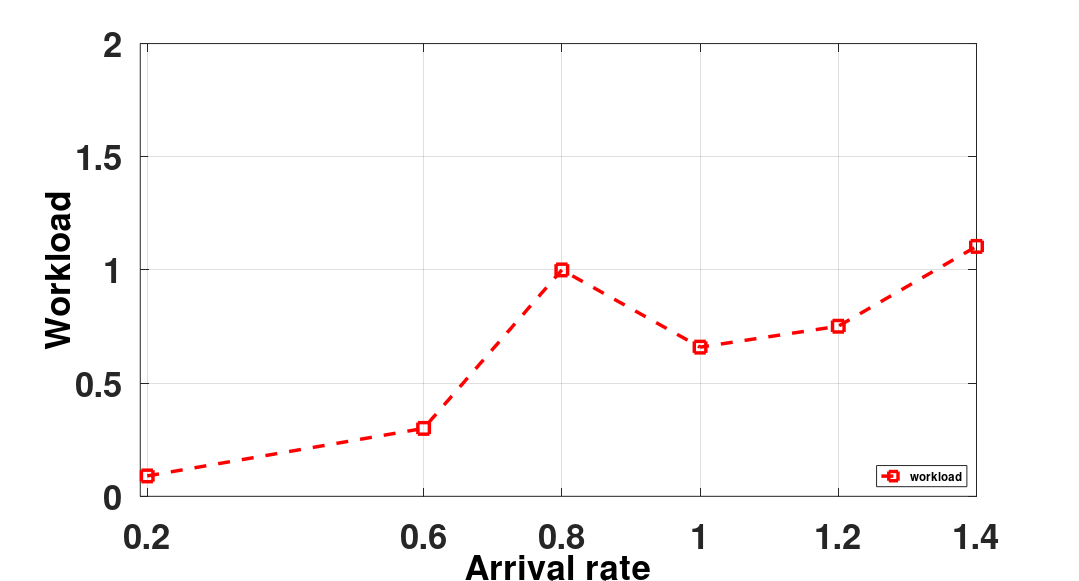
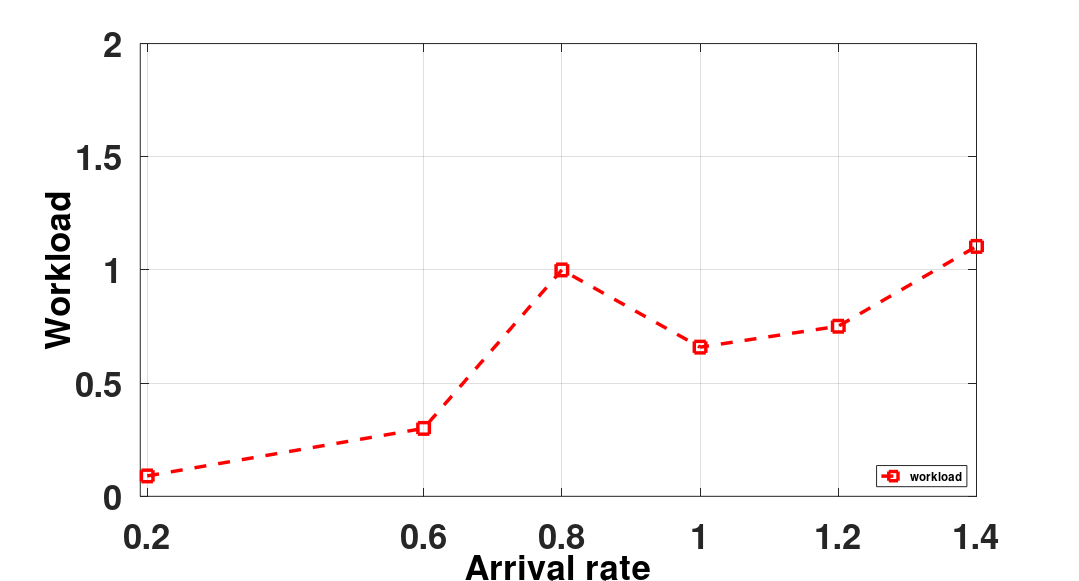
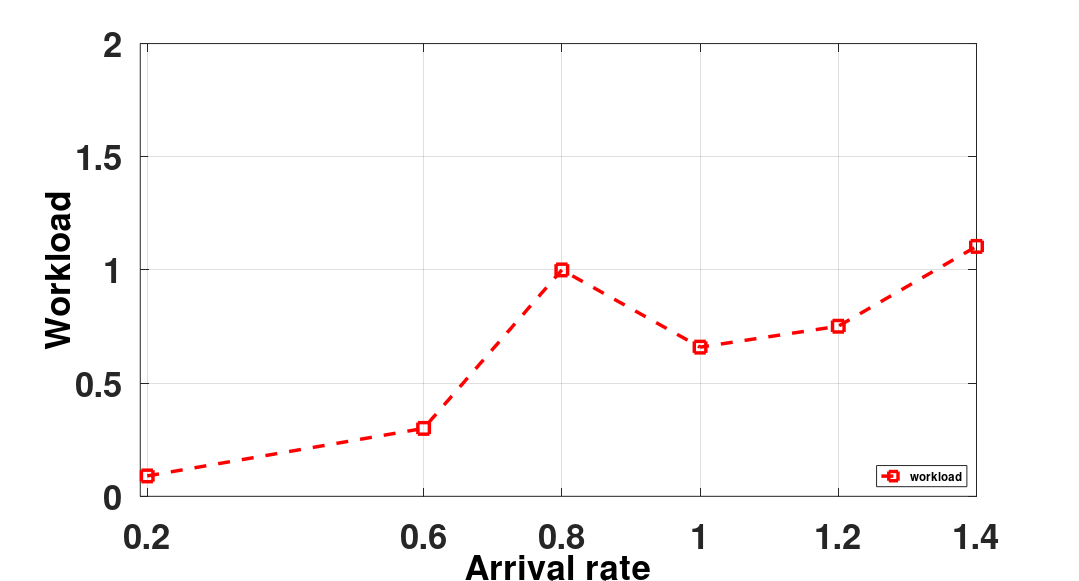
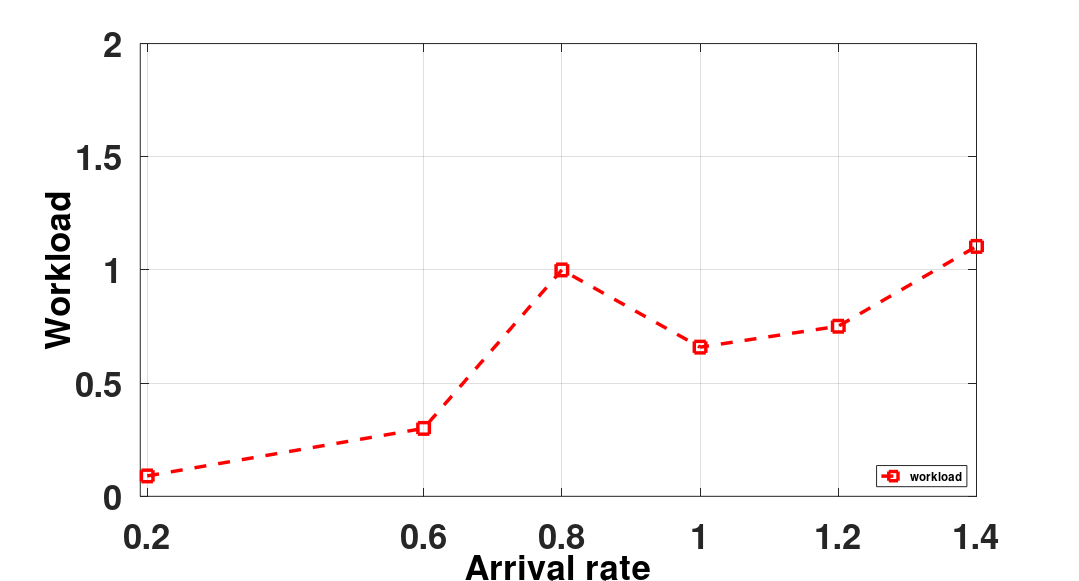

Reproduce these figures in MATLAB, in order.
function avgWorkload()
    %Build Figure
    setting = '48-16-10';
    
   workload = [ 0.09 0.30 1 0.658984375  0.7513 1.104]

    figure1 = figure;
    set(figure1,'units','normalized','outerposition',[0 0 1 1], 'visible','on');

    axes1 = axes('Parent',figure1);
    box(axes1,'on');
    hold(axes1,'all');
    set(axes1,'FontSize',30,'FontWeight','bold');


    %set x,y axis
    x=[0.2 0.6 0.8 1.0 1.2 1.4]
    
    %plot and set font, line type
    p = plot(x(1,:),workload(1,:));
    set(p, 'Color', 'r', 'LineWidth', 3, 'linestyle','--');
    set(p, 'Marker', 's', 'MarkerSize', 10);

    
        

%     errorbar(x,opt(1,:),optErr(1,:),'Color', 'r','LineWidth', 2 )
%     errorbar(x,ff(1,:),ffErr(1,:),'Color', 'b','LineWidth', 2 )
% 
%     errorbar(x,bf(1,:),bfErr(1,:),'Color', 'g','LineWidth', 2)


    %set x range and y range
    upper = max( workload(1,:))

     upper = ceil(upper/1)*1;        
 
            
    axis([0.19 1.4 0 upper])  
    

    %set x tick and y tick
    %set(axes1,'YTick',[0.2,0.4,0.6,0.8,1.0],'YTickLabel',{'20%','40%','60%','80%','100%'},'XGrid','on','YGrid','on');
   set(axes1,'XTick',[0.2 0.6 0.8 1.0 1.2 1.4],'XTickLabel',[0.2 0.6 0.8 1.0 1.2 1.4],'XGrid','on','YGrid','on');

    %set grid on 
    set(axes1,'XGrid','on','YGrid','on');

    %set legend
   

        legend(axes1,'show','Location','SouthEast','FontSize',10,'FontWeight','bold');
        leg=    legend('workload');
        set(leg, 'Location','SouthEast')
   

    %set x, y Label
    set(get(axes1,'XLabel'),'String','Arrival rate','FontSize',30,'FontWeight','bold');
    set(get(axes1,'YLabel'),'String', 'Workload','FontSize',30,'FontWeight','bold');

    %set title
    %title('10000 Attackers, 1000 Proxies');
    set(gcf, 'PaperPosition', [0 0 13 7]); %Position plot at left hand corner with width 5 and height 5.
    set(gcf, 'PaperSize', [13 7]); %Set the paper to have width 5 and height 5.
    %saveas(gcf, 'SolarTrace_High', 'pdf') %Save figure
    filename = strcat('.\figures\workload_',setting)
    saveas(gcf, filename, 'pdf') %Save figure  
    saveas(gca, strcat(filename, '.eps'),'psc2') %Save figure 
    
     filename = strcat('C:\Users\hwang14\Dropbox\Meerkats\greenSlot\greenSlot-CS773\Figures\workload_', setting)
    saveas(gcf, filename, 'pdf') %Save figure  
    saveas(gca, strcat(filename, '.eps'),'psc2') %Save figure 
    
end
 